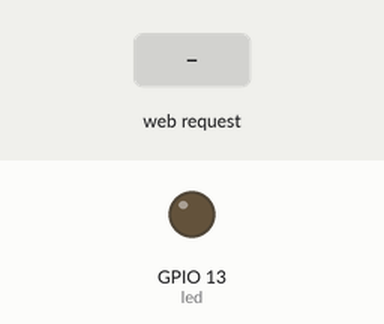
A sketch run on a simulated ESP8266 (NodeMCU). Parts: output pins drawn as LEDs (lit = HIGH). The test bench sets the inputs (shaded band). WiFi joins after 1.5 s; servers stay silent unless stated; EEPROM starts erased; what the sketch prints to the serial monitor is not drawn.

Above: at 2.7 s.
2.8 s: HTTP request GET / received
Timing chart, 0 to 5.8 s (numbered marks = the images above; inputs shaded):
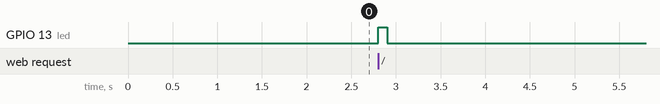

The sketch:

HelloServerWithSavedPassword.ino
```cpp
#include <ESP8266WiFi.h>
#include <WiFiClient.h>
#include <ESP8266WebServer.h>
#include <EEPROM.h>

//-- Credentials --
const int maxStrLength = 50;
char ssid[maxStrLength];
char password[maxStrLength];
int addr = 0;

ESP8266WebServer server(80);

const int led = 13;

void Load(char str[])
{
  EEPROM.begin(512);

  for (int i = 0; (addr+i) < 512; i++)
  {
    str[i] = EEPROM.read(addr+i);
    if (str[i]==0) {
      addr += (i+1); // Skip loaded data
      break;
    }
  }

  Serial.println();
  Serial.print("str=");
  Serial.println(str);
}

void handle_root() {
  digitalWrite(led, 1);
  server.send(200, "text/plain", "hello from esp8266!");
  delay(100);
  digitalWrite(led, 0);
}

void ReadCredentials()
{
  addr = 0;
  Load(ssid);
  Load(password);
}

void setup(void)
{
  Serial.begin(115200);
  pinMode(led, OUTPUT);
  digitalWrite(led, 0);

  ReadCredentials();
  Serial.print("**ssid=");
  Serial.println(ssid);

  // Connect to WiFi network
  WiFi.begin(ssid, password);
  Serial.println("");

  // Wait for connection
  while (WiFi.status() != WL_CONNECTED) {
    delay(500);
    Serial.print(".");
  }
  Serial.println("");
  Serial.print("Connected to ");
  Serial.println(ssid);
  Serial.print("IP address: ");
  Serial.println(WiFi.localIP());

  server.on("/", handle_root);

  server.on("/inline", [](){
    server.send(200, "text/plain", "this works as well");
  });

  server.begin();
  Serial.println("HTTP server started");
}

void loop(void)
{
  server.handleClient();
}
```

Measured:
- after the input at 2.8 s, GPIO 13 (led): LOW → HIGH at once, → LOW 0.10 s later
